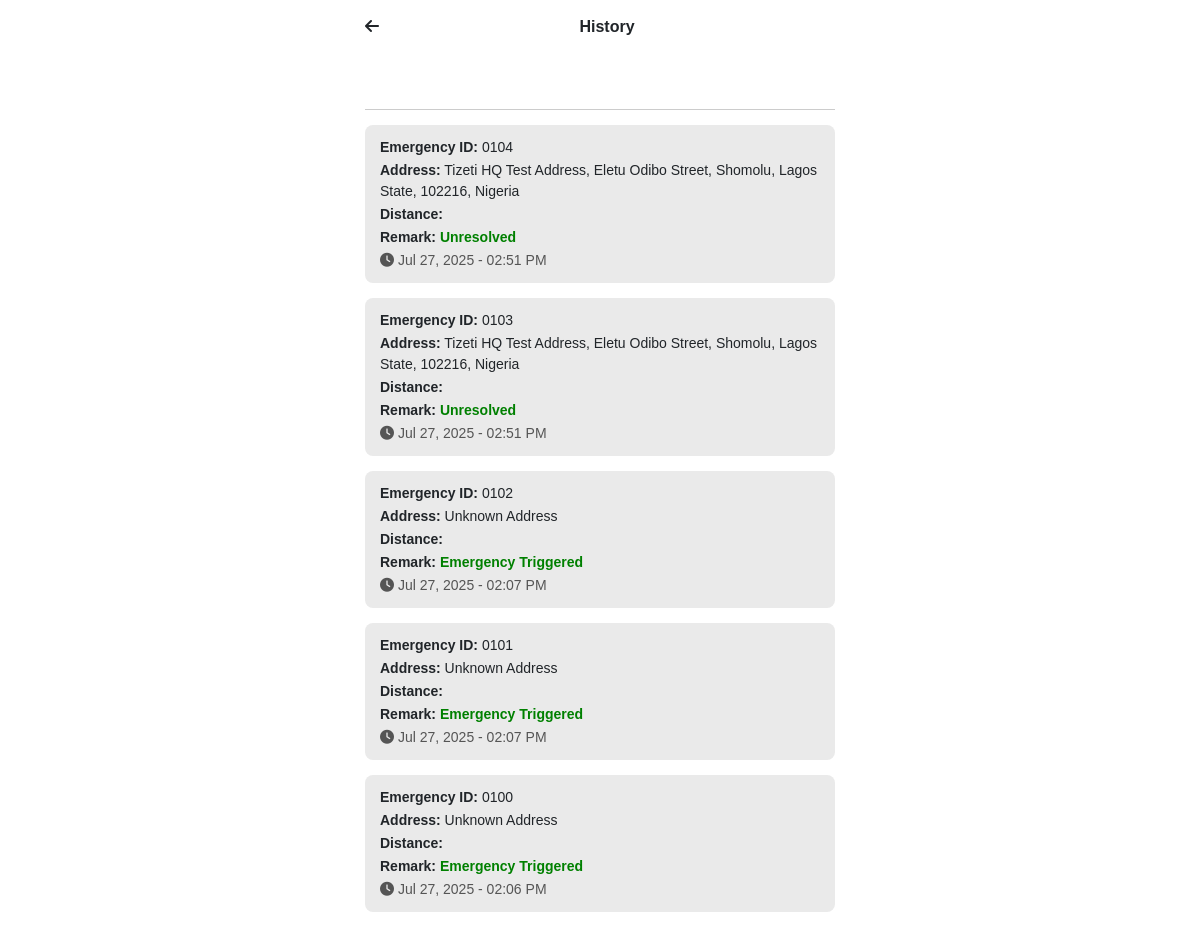
/history.php (signed in), run on the app's committed database.
### tables this page shows
CREATE TABLE `history` (
  `id` int(11) NOT NULL,
  `emergency_id` varchar(10) DEFAULT NULL,
  `address` text DEFAULT NULL,
  `latitude` double DEFAULT NULL,
  `longitude` double DEFAULT NULL,
  `distance` varchar(50) DEFAULT NULL,
  `remark` text DEFAULT NULL,
  `created_at` timestamp NOT NULL DEFAULT current_timestamp(),
  `user_id` int(11) DEFAULT NULL
);

### history.php (the view, shortened to what this page needs)
<?php
include 'db.php';
$stmt = $conn->prepare("SELECT * FROM history ORDER BY created_at DESC");
$stmt->execute();
$result = $stmt->get_result();
?>
<!DOCTYPE html>
<html lang="en">
<head>
  <link href="https://cdn.jsdelivr.net/npm/bootstrap@5.3.3/dist/css/bootstrap.min.css" rel="stylesheet" />
  <link rel="stylesheet" href="https://cdnjs.cloudflare.com/ajax/libs/font-awesome/6.4.0/css/all.min.css" />
</head>
<body>
  <div class="container-custom">
    <div class="top-bar d-flex align-items-center justify-content-between">
      <a href="home.php" class="text-dark"><i class="fas fa-arrow-left"></i></a>
      <h6 class="mb-0"><b>History</b></h6>
    </div>
    <div class="divider"></div>
    <?php if ($result->num_rows > 0): ?>
      <?php while ($row = $result->fetch_assoc()): ?>
        <div class="history-card">
          <p><strong>Emergency ID:</strong> <?= htmlspecialchars($row['emergency_id']) ?></p>
          <p><strong>Address:</strong> <?= htmlspecialchars($row['address']) ?></p>
          <p><strong>Distance:</strong> <?= htmlspecialchars($row['distance']) ?></p>
          <p><strong>Remark:</strong> <span class="solved"><?= htmlspecialchars($row['remark']) ?></span></p>
          <p class="timestamp"><i class="fas fa-clock"></i> <?= date("M d, Y - h:i A", strtotime($row['created_at'])) ?></p>
        </div>
      <?php endwhile; ?>
    <?php else: ?>
      <div class="alert alert-warning text-center">No emergency history found.</div>
    <?php endif; ?>
  </div>
</body>
</html>

### history.php (style rules this page uses)
body { background-color: #fff; font-family: Arial, sans-serif; }
.container-custom { max-width: 500px; margin: auto; padding: 15px; }
.top-bar { justify-content: space-between; align-items: center; margin-bottom: 70px; }
.history-card { background-color: #eaeaea; border-radius: 8px; padding: 10px 15px; margin-bottom: 15px; }
.history-card p { margin: 2px 0; font-size: 14px; }
.solved { color: green; font-weight: bold; }
.divider { border-top: 1px solid #ccc; margin-bottom: 15px; }
.timestamp { font-size: 12px; color: #555; }

### data on the page
history: emergency "0104", address "Tizeti HQ Test Address, Eletu Odibo Street, Shomolu, Lagos State, 102216, Nigeria", remark "Unresolved", created_at "Jul 27, 2025 - 02:51 PM"
history: emergency "0103", address "Tizeti HQ Test Address, Eletu Odibo Street, Shomolu, Lagos State, 102216, Nigeria", remark "Unresolved", created_at "Jul 27, 2025 - 02:51 PM"
history: emergency "0102", address "Unknown Address", remark "Emergency Triggered", created_at "Jul 27, 2025 - 02:07 PM"
history: emergency "0101", address "Unknown Address", remark "Emergency Triggered", created_at "Jul 27, 2025 - 02:07 PM"
history: emergency "0100", address "Unknown Address", remark "Emergency Triggered", created_at "Jul 27, 2025 - 02:06 PM"
